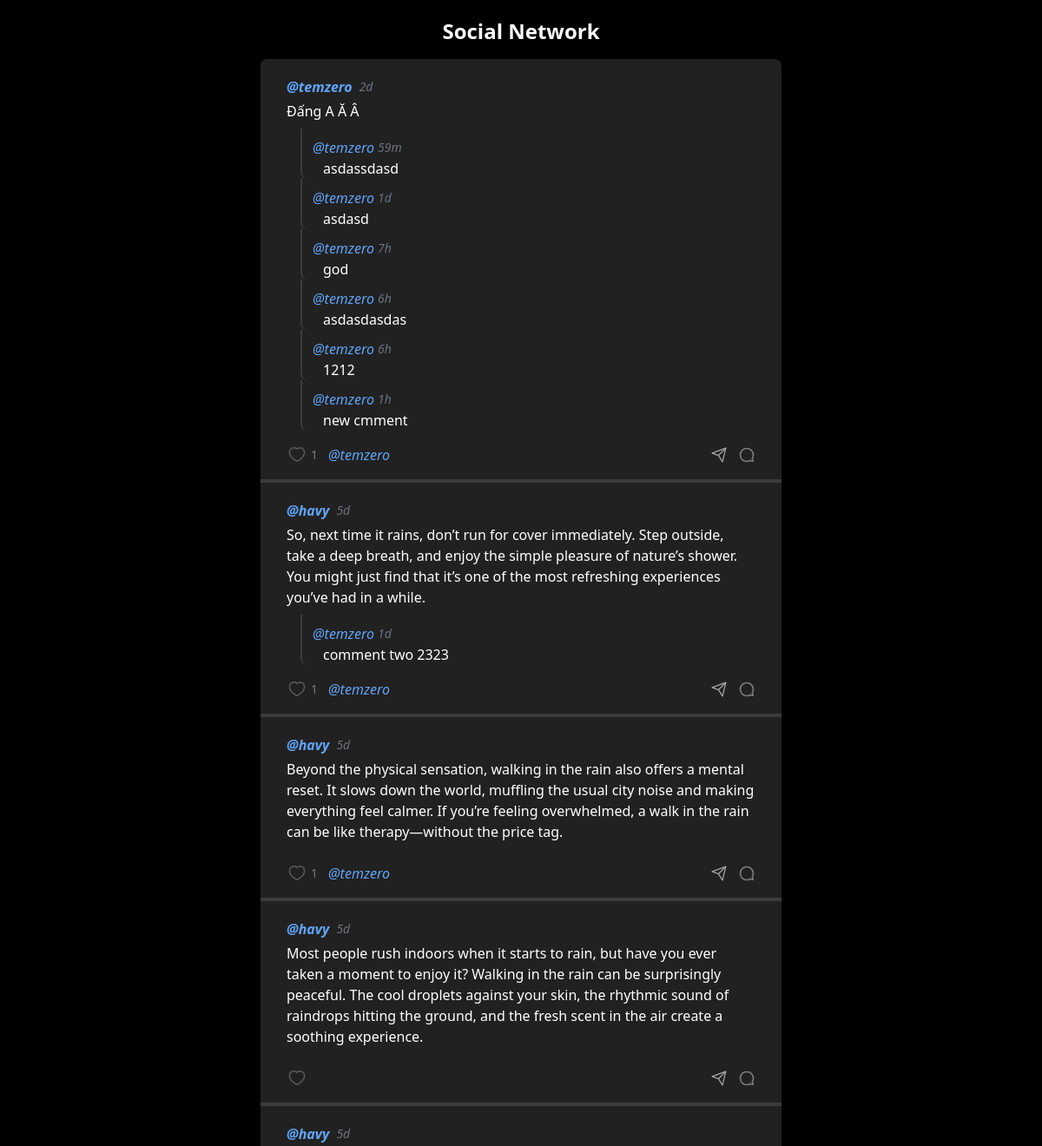
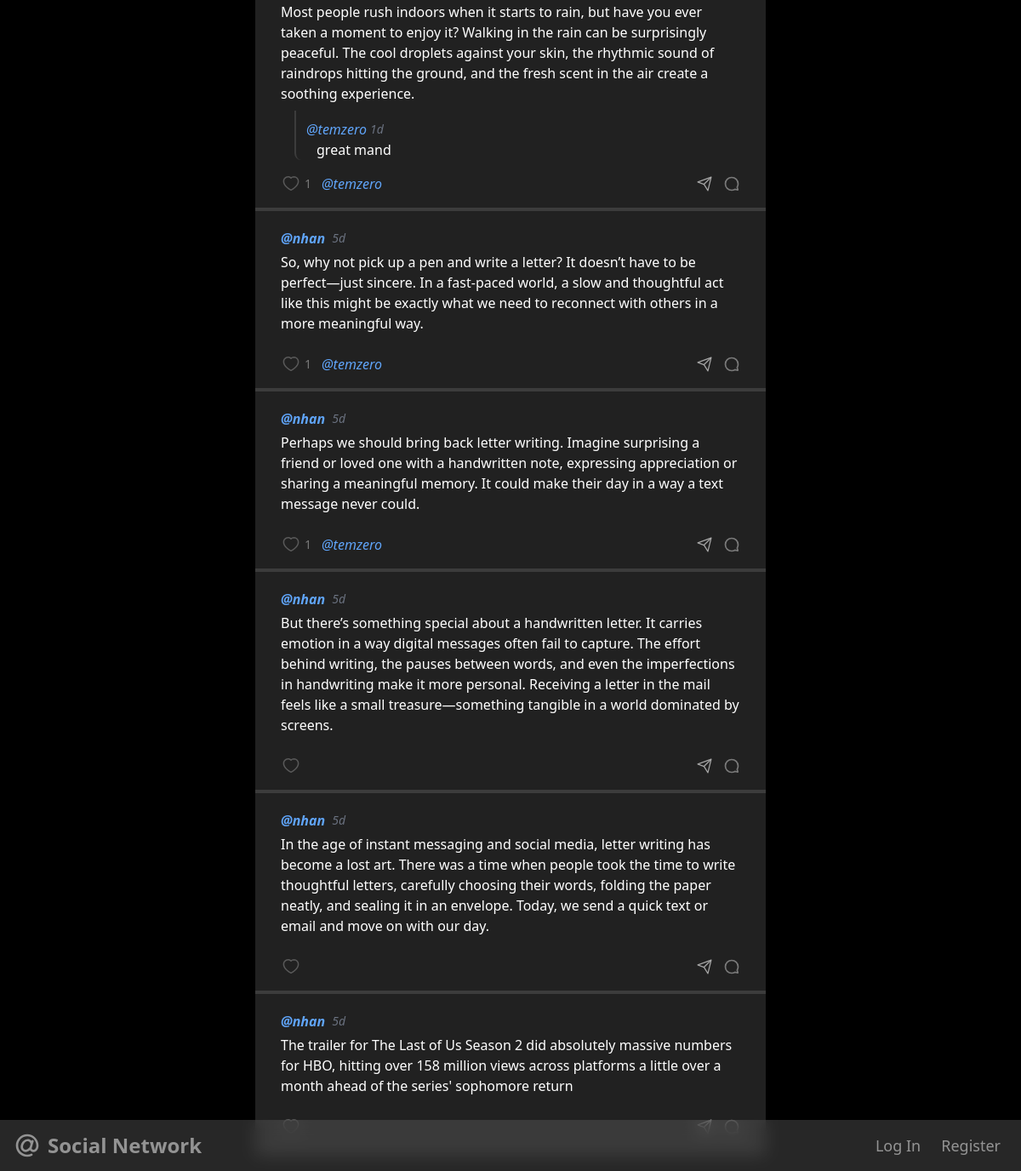
The page / on the database its author committed (2 pictures, top to bottom).
### network/models.py (models this page shows, shortened)
class Post(models.Model):
    user = models.ForeignKey(User, on_delete=models.CASCADE, related_name='author')
    content = models.CharField(max_length=999)
    likers = models.ManyToManyField(User, through='Like', related_name='liked_posts')
    time = models.DateTimeField(auto_now_add=True)
    def time_ago(self):
        diff = now() - self.time
        if diff < timedelta(minutes=1):
            return "Just now"
        elif diff < timedelta(hours=1):
            return f"{int(diff.total_seconds() / 60)}m"
        elif diff < timedelta(days=1):
            return f"{int(diff.total_seconds() / 3600)}h"
        elif diff < timedelta(days=7):
            return f"{diff.days}d"
        else:
            return f"{diff.days}d"

class User(AbstractUser):
    def __str__(self):
        return f"{self.username}"

class Comment(models.Model):
    user = models.ForeignKey(User, on_delete=models.CASCADE, related_name='commenter')
    content = models.CharField(max_length=299)
    post = models.ForeignKey(Post, on_delete=models.CASCADE, related_name='commented_post')
    time = models.DateTimeField(auto_now_add=True)
    def time_ago(self):
        diff = now() - self.time
        if diff < timedelta(minutes=1):
            return "Just now"
        elif diff < timedelta(hours=1):
            return f"{int(diff.total_seconds() / 60)}m"
        elif diff < timedelta(days=1):
            return f"{int(diff.total_seconds() / 3600)}h"
        elif diff < timedelta(days=7):
            return f"{diff.days}d"
        else:
            return self.time.strftime('%d %b %Y')

### network/views.py (the view)
# urls.py: path("", views.get_posts, name="index"),
def get_posts(request):
    posts = Post.objects.all().order_by('-time')
    paginator = Paginator(posts, 10)  # Show 10 posts per page
    page_number = request.GET.get('page', 1)
    page_obj = paginator.page(page_number)
    print("Received page number:", page_number)
    if request.headers.get('HX-Request'):
        return render(request, "partials/posts.html", {'page_obj': page_obj})
    return render(request, "network/index.html", {'page_obj': page_obj})

### network/templates/network/index.html (shortened to what this page needs)
{% extends "network/layout.html" %}
{% block body %}
    <h1 class="text-2xl font-bold mb-4">
        {% if title %}
            {{ title }}
        {% else %}
            Social Network
        {% endif %}
    </h1>
    {% include 'partials/posts.html' %}
{% endblock %}

### network/templates/partials/posts.html (shortened to what this page needs)
{% if page_obj %}
    <div class="posts" id="posts">
        {% for post in page_obj %}
            <div class="post" id="{{ post.id }}" onclick="console.log('clicked post-{{post.id}}')">
                <div class="flex justify-between">
                    <div class="flex gap-2 items-center">
                        <a href="{% url 'profile' post.user.id %}" onclick="event.stopPropagation()" class="post-username font-bold text-blue-400 hover:underline italic">@{{post.user}}</a>
                        <h3 class="post-time text-sm text-gray-500 italic">{{ post.time_ago }}</h3>
                    </div>
                </div>
                <h1 id="post-content" class="post-content mt-1">{{post.content}}</h1>
                <div class="comments">
                    {% for comment in post.commented_post.all %}
                        {% include 'partials/postComments.html' %}
                    {% endfor %}
                </div>
                <div id="post-buttons-container" class="flex gap-4 items-center justify-between mt-4">
                    <form class="like-form flex items-center" action="{% url 'like' post.id %}" >
                        {% if user.is_authenticated %}
                            <button class="cursor-pointer flex items-center p-0 border-none" type="submit" onclick="event.stopPropagation();">
                                {% if user in post.likers.all %}
                                    <img class="h-6 w-6" src="../../static/icons/hearted.svg" alt="Unlike">
                                {% else %}
                                    <img class="h-6 w-6 opacity-60 hover:opacity-100" src="../../static/icons/heart.svg" alt="Like">
                                {% endif %}
                            </button>
                        {% else %}
                            <button class="cursor-not-allowed opacity-50 flex items-center p-0 border-none" type="button" onclick="alert('You must be logged in to like posts!')">
                                <img class="opacity-50 h-6 w-6 self-start" src="../../static/icons/heart.svg" alt="Like">
                            </button>
                        {% endif %}
                        {% if post.likers.all %}
                            <span class="text-sm opacity-40 ml-1">
                                {{post.likers.count}}
                            </span>
                            <span class="w-[400px] text-gray-400 ml-3 mr-4 overflow-hidden text-ellipsis whitespace-nowrap block">
                                {% for liker in post.likers.all %}
                                    <a href="{% url 'profile' liker.id %}" class="text-blue-400 hover:underline italic" onclick="event.stopPropagation()">@{{ liker }}</a>
                                {% endfor %}
                            </span>
                        {% endif %}
                    </form>
                    <div class="flex">
                        <a href="{% url 'post' post.id %}" class="mr-3 opacity-60 hover:opacity-100 cursor-pointer flex items-center border-none" onclick="event.stopPropagation();">
                            <img class="h-5 w-5" src="../../static/icons/share.svg" alt="Share">
                        </a>
                        {% if user.is_authenticated %}
                            <button id="comment-button" class="comment-button opacity-60 hover:opacity-100 cursor-pointer flex items-center border-none">
                                <img class="h-5 w-5" src="../../static/icons/comment.svg" alt="Comment">
                                {% if post.commented_post.count %}
                                    <span class="text-sm ml-1">
                                        {{post.commented_post.count}}
                                    </span>
                                {% endif %}
                            </button>
                        {% else %}
                            <button class="cursor-not-allowed opacity-40 flex items-center p-0 border-none " type="button" onclick="alert('You must be logged in to comment!')">
                                <img class="h-5 w-5" src="../../static/icons/comment.svg" alt="Comment">
                            </button>
                        {% endif %}
                    </div>
                </div>
            </div>
        {% endfor %}
    </div>
{% endif %}

### network/templates/partials/postComments.html (shortened to what this page needs)
<div class="comment" id="{{comment.id}}">
    <div class="flex justify-between">
        <div class="flex items-center gap-1">
            {% if comment.user %}
                <a href="{% url 'profile' comment.user.id %}" onclick="event.stopPropagation()" class="comment-username text-blue-400 hover:underline italic">@{{ comment.user }}</a>
            {% else %}
                <span class="text-gray-400 comment-username italic">@Anonymous</span>
            {% endif %}
            <h3 class="comment-time text-sm text-gray-500 italic">{{ comment.time_ago }}</h3>
        </div>
    </div>
    <h1 id="comment-content" class="comment-content ml-3">{{ comment.content }}</h1>
</div>

### network/static/network/styles.css (style rules this page uses)
:root { --text-color: white; --bg-color: black; --bg-item: rgb(33, 33, 33); --sidebar-bg: rgba(99, 99, 99, 0.4); --border-color: #3c3c3c; }
html { color: var(--text-color); background-color: var(--bg-color); }
button, .button { border: 1px solid white; border-radius: 4px; padding: 4px 8px; display: flex; align-items: center; justify-content: center; }
.posts { width: 600px; border-radius: 8px; background-color: var(--bg-item); }
.post { padding: 20px 30px; padding-bottom: 16px; border-bottom: 4px solid var(--border-color); cursor: pointer; }
.post:first-child { border-top-left-radius: 10px; border-top-right-radius: 10px; }
.comments { display: flex; flex-direction: column; margin-top: 8px; margin-bottom: 12px; }
.comment { margin-left: 16px; padding-top: 10px; padding-left: 12px; border-left: 2px solid var(--border-color); border-bottom-left-radius: 8px; }

### rows shown on the page
Post: user "temzero", time_ago "2d", content "Đấng A Ă Â", likers.count "1"
Comment: user "temzero", time_ago "59m", content "asdassdasd"
Comment: user "temzero", time_ago "1d", content "asdasd"
Comment: user "temzero", time_ago "7h", content "god"
Comment: user "temzero", time_ago "6h", content "asdasdasdas"
Comment: user "temzero", time_ago "6h", content "1212"
Comment: user "temzero", time_ago "1h", content "new cmment"
User: username "temzero"
Post: user "havy", time_ago "5d", content "So, next time it rains, don’t run for cover immediately. Step outside, take a deep breath, and enjoy the simple pleasure of nature’s shower. You might just find that it’s one of the most refreshing experiences you’ve had in a while.", likers.count "1"
Comment: user "temzero", time_ago "1d", content "comment two 2323"
Post: user "havy", time_ago "5d", content "Beyond the physical sensation, walking in the rain also offers a mental reset. It slows down the world, muffling the usual city noise and making everything feel calmer. If you’re feeling overwhelmed, a walk in the rain can be like therapy—without the price tag.", likers.count "1"
Post: user "havy", time_ago "5d", content "Most people rush indoors when it starts to rain, but have you ever taken a moment to enjoy it? Walking in the rain can be surprisingly peaceful. The cool droplets against your skin, the rhythmic sound of raindrops hitting the ground, and the fresh scent in the air create a soothing experience."
Post: user "havy", time_ago "5d", content "Most people rush indoors when it starts to rain, but have you ever taken a moment to enjoy it? Walking in the rain can be surprisingly peaceful. The cool droplets against your skin, the rhythmic sound of raindrops hitting the ground, and the fresh scent in the air create a soothing experience.", likers.count "1"
Comment: user "temzero", time_ago "1d", content "great mand"
Post: user "nhan", time_ago "5d", content "So, why not pick up a pen and write a letter? It doesn’t have to be perfect—just sincere. In a fast-paced world, a slow and thoughtful act like this might be exactly what we need to reconnect with others in a more meaningful way.", likers.count "1"
Post: user "nhan", time_ago "5d", content "Perhaps we should bring back letter writing. Imagine surprising a friend or loved one with a handwritten note, expressing appreciation or sharing a meaningful memory. It could make their day in a way a text message never could.", likers.count "1"
Post: user "nhan", time_ago "5d", content "But there’s something special about a handwritten letter. It carries emotion in a way digital messages often fail to capture. The effort behind writing, the pauses between words, and even the imperfections in handwriting make it more personal. Receiving a letter in the mail feels like a small treasure—something tangible in a world dominated by screens."
Post: user "nhan", time_ago "5d", content "In the age of instant messaging and social media, letter writing has become a lost art. There was a time when people took the time to write thoughtful letters, carefully choosing their words, folding the paper neatly, and sealing it in an envelope. Today, we send a quick text or email and move on with our day."
Post: user "nhan", time_ago "5d", content "The trailer for The Last of Us Season 2 did absolutely massive numbers for HBO, hitting over 158 million views across platforms a little over a month ahead of the series' sophomore return"
